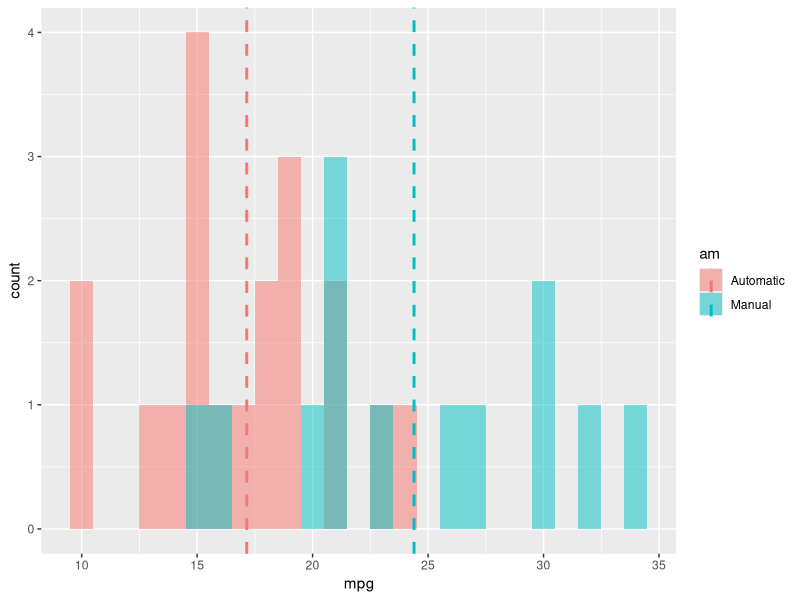
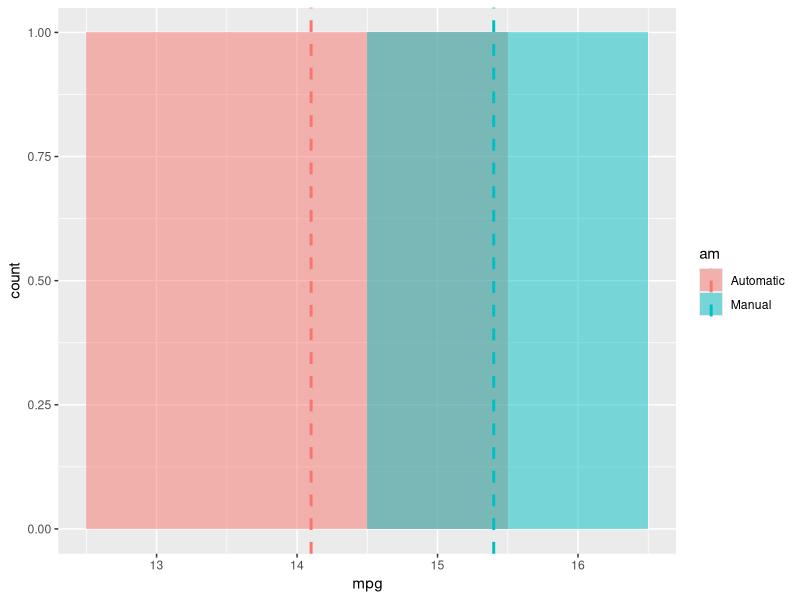

Recreate these plots in R, in order.
## ---- chunk 1
library(ggplot2)
data(mtcars)
mtcars$am <- as.factor(mtcars$am)
levels(mtcars$am) <- c("Automatic", "Manual")
sumMtcars <- aggregate(mpg~am, data = mtcars, function(x) mean(x))
ggplot(mtcars, aes(x=mpg, fill=am)) + geom_histogram(binwidth=1, alpha=.5, position="identity") + geom_vline(data=sumMtcars, aes(xintercept=mpg, colour=am), linetype="dashed", size=1)
## ---- chunk 2
data(mtcars)
mtcars$am <- as.factor(mtcars$am)
levels(mtcars$am) <- c("Automatic", "Manual")
mtcars <- subset(mtcars, hp >= 219)
sumMtcars <- aggregate(mpg~am, data = mtcars, function(x) mean(x))
ggplot(mtcars, aes(x=mpg, fill=am)) + geom_histogram(binwidth=1, alpha=.5, position="identity") + geom_vline(data=sumMtcars, aes(xintercept=mpg, colour=am), linetype="dashed", size=1)
